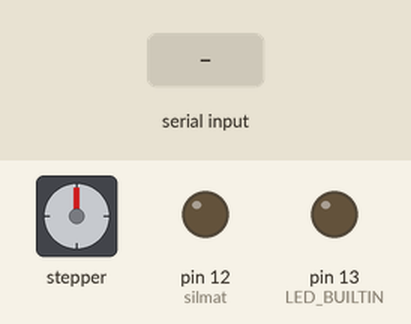
Simulated run of this sketch. Board: Arduino Uno, built with avr-gcc and run on an emulated ATmega328P. Parts: stepper motor, output pins drawn as LEDs (lit = HIGH). Wiring (inferred from the names in the program): stepper motor (2048 steps per turn assumed): coils pin 8, pin 9, pin 10, pin 11. The inputs (shaded band) are chosen by the test bench. Pins used as bus, display or sensor lines are not drawn.

Above: at 1.2 s.
1.3 s: "mo\n" received over Serial
At 2.0 s:
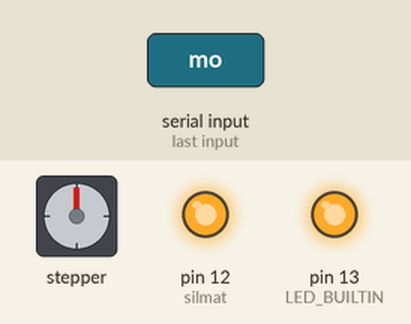
2.8 s: "z\n" received over Serial
At 3.3 s:
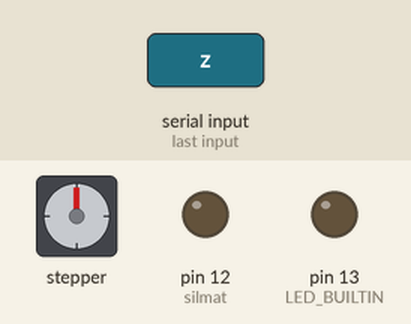
Timing chart, 0 to 5.8 s (numbered marks = the images above; inputs shaded):
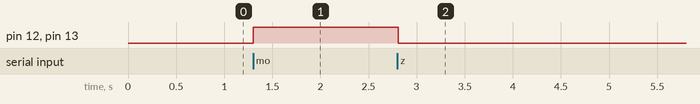

Measured:
- after the input at 1.3 s, pin 12 (silmat), pin 13 (LED_BUILTIN): LOW → HIGH at once
- after the input at 2.8 s, pin 12 (silmat), pin 13 (LED_BUILTIN): HIGH → LOW at once

The sketch:

tortsua.ino
```cpp
//  #include <Stepper.h>

// Utils
String command; // The whole serial read
String cmd; // First 2 chars parsed
const int dly = 10;

// Outputs
int suu = 8;
int niskat = 9;
int kasi_o = 10;
int kasi_v = 11;
int silmat = 12;


void setup() {
  Serial.begin(9600);

  pinMode(LED_BUILTIN, OUTPUT);
  digitalWrite(LED_BUILTIN, LOW);

  pinMode(suu, OUTPUT);
  digitalWrite(suu, LOW);
  pinMode(niskat, OUTPUT);
  digitalWrite(niskat, LOW);
  pinMode(kasi_o, OUTPUT);
  digitalWrite(kasi_o, LOW);
  pinMode(kasi_v, OUTPUT);
  digitalWrite(kasi_v, LOW);
  pinMode(silmat, OUTPUT);
  digitalWrite(silmat, LOW);

  delay(dly);
}


void loop(){
  if (Serial.available()) {
    command = Serial.readStringUntil('\n');
    //Serial.println(command);
    //delay(10);
    cmd = command.substring(0,2);
  }

  if(cmd == "z") {
    resetOthers();
  }
  if(cmd == "mo") { // Move others
    moveOthers();
  }

  delay(dly);
}

void moveOthers() {
  digitalWrite(LED_BUILTIN, HIGH);
  digitalWrite(suu, HIGH);
  digitalWrite(niskat, HIGH);
  digitalWrite(kasi_o, HIGH);
  digitalWrite(kasi_v, HIGH);
  digitalWrite(silmat, HIGH);
  delay(dly);
}

void resetOthers() {
  digitalWrite(LED_BUILTIN, LOW);
  digitalWrite(suu, LOW);
  digitalWrite(niskat, LOW);
  digitalWrite(kasi_o, LOW);
  digitalWrite(kasi_v, LOW);
  digitalWrite(silmat, LOW);
  delay(100);
}
```
